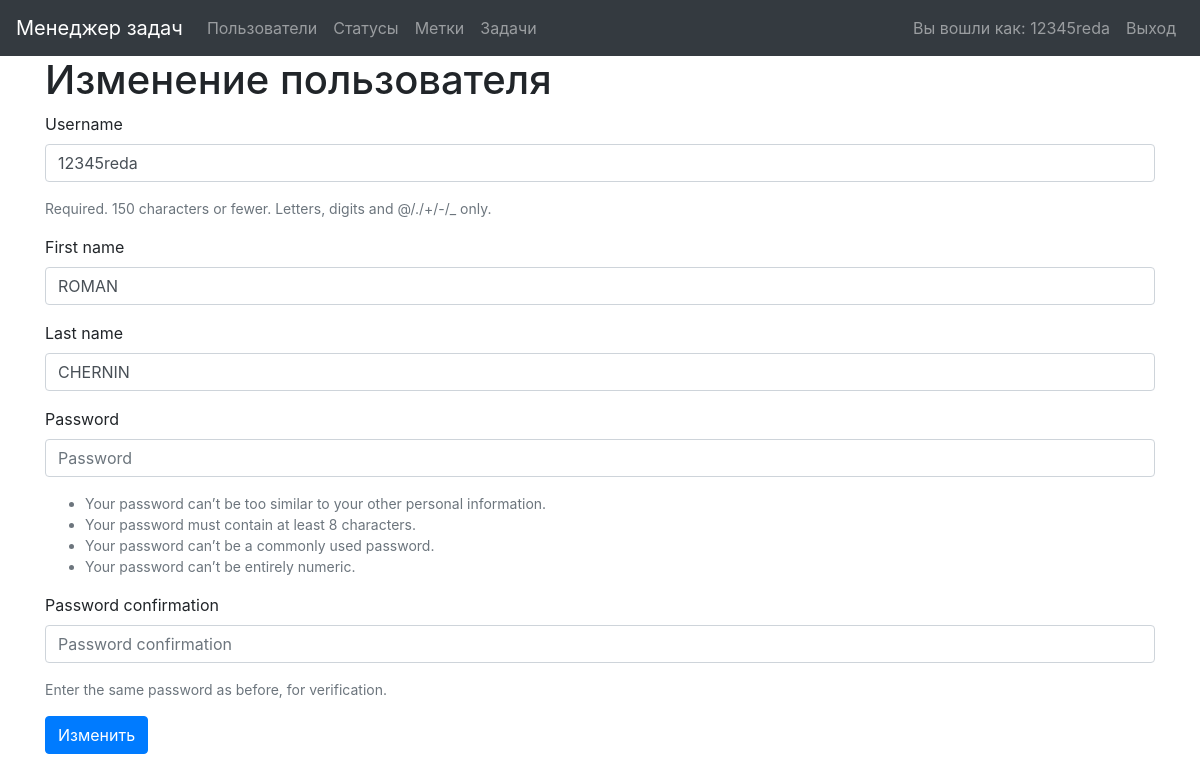
The app's page /users/1/update/ (signed in) with its own data.
### task_manager/users/models.py (models this page shows, shortened)
class User(AbstractUser):
    created_at = models.DateTimeField(default=timezone.now)
    is_active = models.BooleanField(default=True)
    is_admin = models.BooleanField(default=False)
    objects = UserManager()

### task_manager/users/views.py (the view)
# urls.py: path('<int:pk>/update/', views.UpdateUser.as_view(),
class UpdateUser(SuccessMessageMixin, UserRequiredMixin,
                 LoginRequiredMixin, UpdateView):
    model = User
    form_class = forms.UserUpdateForm
    template_name = 'user/update_user.html'
    success_url = reverse_lazy('users_list')
    success_message = _('User changed')

### task_manager/users/forms.py
class UserUpdateForm(UserCreateForm):
    pass

### task_manager/mixins.py (called while the page is built)
    def dispatch(self, request, *args, **kwargs):
        if not request.user.is_authenticated:
            messages.warning(request, _('You are not logged in'))
            return redirect(reverse('login'))
        return super().dispatch(request, *args, **kwargs)

    def dispatch(self, request, *args, **kwargs):
        user_id = kwargs.get('pk')
        if user_id != request.user.id:
            messages.warning(request, _("Can't edit user"))
            return redirect(reverse('users_list'))
        return super().dispatch(request, *args, **kwargs)

### task_manager/templates/user/update_user.html (shortened to what this page needs)
{% extends "base.html" %}
{% block content %}
{% load bootstrap4 %}
{% load i18n %}
<div class="container wrapper flex-grow-1">
    <h1>{% translate "Update user" %}</h1>
<form method="post" action="{% url 'user_update' pk=user.id %}">
    {% bootstrap_form form %}
    <button type="submit" class="btn btn-primary">{% translate "Change data" %}</button>
</form>
</div>
{% endblock %}

### task_manager/templates/base.html (shortened to what this page needs)
<!DOCTYPE html>
<html lang="en">
{% load i18n %}
<head>
    {% load bootstrap4 %}
    {% bootstrap_css %}
</head>
<body>
<nav class="navbar navbar-expand-md navbar-dark bg-dark">
  <a class="navbar-brand" href="/">{% translate "Task manager" %}</a>
  {% if user.is_authenticated %}
  <div class="collapse navbar-collapse" id="navbarsExample04">
    <ul class="navbar-nav mr-auto">
      <li class="nav-item">
        <a class="nav-link" href="{% url 'users_list' %}"> {% translate "Users" %} </a>
      </li>
      <li class="nav-item">
        <a class="nav-link" href="{% url 'statuses_list' %}"> {% translate "Statuses" %} </a>
      </li>
      <li class="nav-item">
        <a class="nav-link" href="{% url 'labels_list' %}"> {% translate "Labels" %} </a>
      </li>
      <li class="nav-item">
        <a class="nav-link" href="{% url 'tasks_list' %}"> {% translate "Tasks" %} </a>
      </li>
    </ul>
    <div class="my-2 my-md-0">
        <ul class="navbar-nav mr-auto">
            <li class="nav-item">
          <a class="nav-link" href="{% url 'login' %}">Вы вошли как: {{ user.username }}</a>
            </li>
            <li class="nav-item">
      <a class="nav-link" href="{% url 'logout' %}">Выход</a>
            </li>
        </ul>
    </div>
  </div>
  {% endif %}
</nav>
{% block content %}{% endblock %}

### records on screen
User: username "12345reda", first_name "ROMAN", last_name "CHERNIN"
